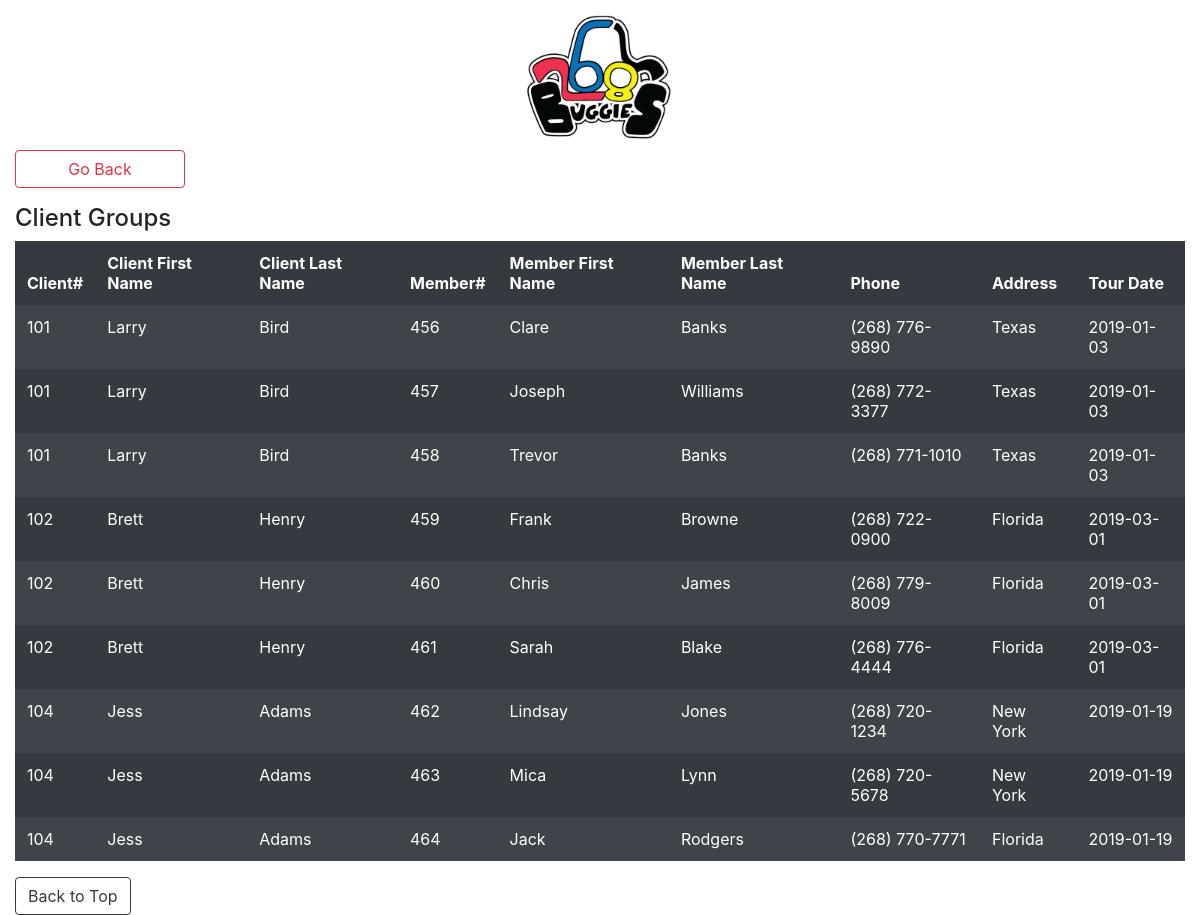
/client-bookings.php, run on the app's committed database.
### tables this page shows
CREATE TABLE IF NOT EXISTS `group_member` (
  `Member_ID` int(6) NOT NULL AUTO_INCREMENT,
  `mem_Fname` varchar(30) NOT NULL,
  `mem_Lname` varchar(30) NOT NULL,
  `mem_Address` varchar(50) NOT NULL,
  `mem_Phone` varchar(14) NOT NULL,
  `mem_Tour_Date` date NOT NULL,
  `Client_ID` int(6) NOT NULL,
  `Tour_ID` int(6) DEFAULT NULL,
  PRIMARY KEY (`Member_ID`),
  KEY `Client_ID` (`Client_ID`),
  KEY `TID_FK` (`Tour_ID`)
);

CREATE TABLE IF NOT EXISTS `client` (
  `Client_ID` int(6) NOT NULL,
  `Client_Fname` varchar(30) NOT NULL,
  `Client_Lname` varchar(30) NOT NULL,
  `Client_Addr` varchar(50) NOT NULL,
  `Client_DOB` date NOT NULL,
  `Client_Phone` varchar(14) NOT NULL,
  `Client_emerg_contact` varchar(30) NOT NULL,
  `Client_emerg_contact_num` varchar(14) NOT NULL,
  `Type` varchar(50) NOT NULL,
  PRIMARY KEY (`Client_ID`)
);

### client-bookings.php (the view, shortened to what this page needs)
	<body>
		<?php include('includes/header.php');?>
		<main>
		<div class="container-fluid">
			<div class='row'>
				<div class='col-2'>
					<form action='client-menu.php' method='POST'>
						<input class='btn-outline-danger  form-control' type='submit' name='Submit' value='Go Back'/>
					</form>
				</div>
				<div class='col-sm'></div>
			</div>
			<div class='row'>
				<div class='col'>
				<h4>Client Groups</h4>
				<table class="table table-dark table-borderless table-striped table-hover">
					<thead class='thead-dark'>
						<tr>
							<th scope="col">Client#</th>
							<th scope="col">Client First Name</th>
							<th scope="col">Client Last Name</th>
							<th scope="col">Member#</th>
							<th scope="col">Member First Name</th>
							<th scope="col">Member Last Name</th>
							<th scope="col">Phone</th>
							<th scope="col">Address</th>
							<th scope="col">Tour Date</th>
						</tr>
					</thead>
					<tbody>
						<?php
							require('includes/config.php');
							$sql = "SELECT * FROM group_member JOIN Client USING(Client_ID);";
							$result = $conn->query($sql);
							if ($result->num_rows > 0) {
								while ($row = $result->fetch_assoc()) {
									if (isset($_GET['id']) && $_GET['id'] == $row["Client_ID"]) {
										echo "<tr class='text-success'>";
									} else {
										echo "<tr>";
									}
									echo "<td>".$row["Client_ID"]."</td>";
									echo "<td>".$row["Client_Fname"]."</td>";
									echo "<td>".$row["Client_Lname"]."</td>";
									echo "<td>".$row["Member_ID"]."</td>";
									echo "<td>".$row["mem_Fname"]."</td>";
									echo "<td>".$row["mem_Lname"]."</td>";
									echo "<td>".$row["mem_Phone"]."</td>";
									echo "<td>".$row["mem_Address"]."</td>";
									echo "<td>".$row["mem_Tour_Date"]."</td>";
									echo "</tr>";
								}
							}
						?>
					</tbody>
				</table>
				<a href='#TOP' class='btn btn-outline-dark'>Back to Top</a>
			</div>
		</div>
		</main>
<?php include('includes/footer.php')?>

### data on the page
group_member: Client_ID "101", Client_ID.Client_Fname "Larry", Client_ID.Client_Lname "Bird", Member_ID "456", mem_Fname "Clare", mem_Lname "Banks", mem_Phone "(268) 776-9890", mem_Address "Texas", mem_Tour_Date "2019-01-03"
group_member: Client_ID "101", Client_ID.Client_Fname "Larry", Client_ID.Client_Lname "Bird", Member_ID "457", mem_Fname "Joseph", mem_Lname "Williams", mem_Phone "(268) 772-3377", mem_Address "Texas", mem_Tour_Date "2019-01-03"
group_member: Client_ID "101", Client_ID.Client_Fname "Larry", Client_ID.Client_Lname "Bird", Member_ID "458", mem_Fname "Trevor", mem_Lname "Banks", mem_Phone "(268) 771-1010", mem_Address "Texas", mem_Tour_Date "2019-01-03"
group_member: Client_ID "102", Client_ID.Client_Fname "Brett", Client_ID.Client_Lname "Henry", Member_ID "459", mem_Fname "Frank", mem_Lname "Browne", mem_Phone "(268) 722-0900", mem_Address "Florida", mem_Tour_Date "2019-03-01"
group_member: Client_ID "102", Client_ID.Client_Fname "Brett", Client_ID.Client_Lname "Henry", Member_ID "460", mem_Fname "Chris", mem_Lname "James", mem_Phone "(268) 779-8009", mem_Address "Florida", mem_Tour_Date "2019-03-01"
group_member: Client_ID "102", Client_ID.Client_Fname "Brett", Client_ID.Client_Lname "Henry", Member_ID "461", mem_Fname "Sarah", mem_Lname "Blake", mem_Phone "(268) 776-4444", mem_Address "Florida", mem_Tour_Date "2019-03-01"
group_member: Client_ID "104", Client_ID.Client_Fname "Jess", Client_ID.Client_Lname "Adams", Member_ID "462", mem_Fname "Lindsay", mem_Lname "Jones", mem_Phone "(268) 720-1234", mem_Address "New York", mem_Tour_Date "2019-01-19"
group_member: Client_ID "104", Client_ID.Client_Fname "Jess", Client_ID.Client_Lname "Adams", Member_ID "463", mem_Fname "Mica", mem_Lname "Lynn", mem_Phone "(268) 720-5678", mem_Address "New York", mem_Tour_Date "2019-01-19"
group_member: Client_ID "104", Client_ID.Client_Fname "Jess", Client_ID.Client_Lname "Adams", Member_ID "464", mem_Fname "Jack", mem_Lname "Rodgers", mem_Phone "(268) 770-7771", mem_Address "Florida", mem_Tour_Date "2019-01-19"
